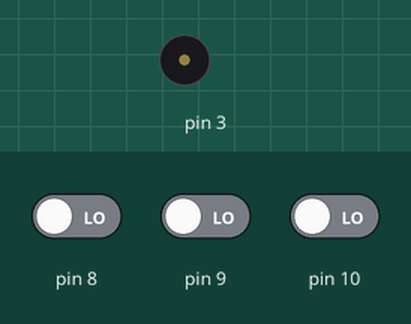
Recording of a sketch running on a simulated Arduino Uno, built with avr-gcc and run on an emulated ATmega328P. Parts: buzzer (waves = sounding). Inputs (shaded band) come from the test bench; at power-on: pin 8 LOW, pin 9 LOW, pin 10 LOW.

Above: at 1.2 s.
1.3 s: pin 8 driven HIGH
At 1.8 s:
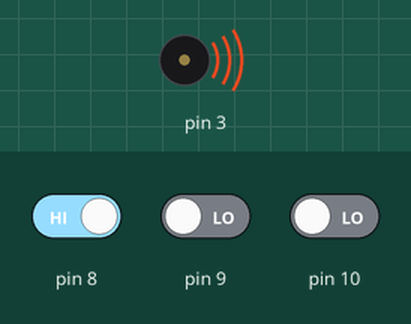
2.8 s: pin 8 driven LOW
At 4.0 s:
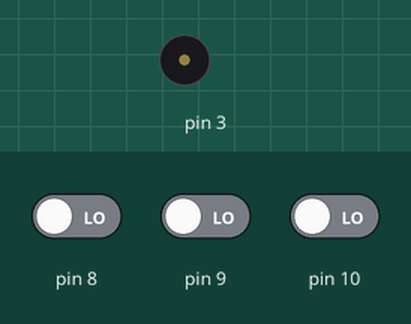
4.3 s: pin 9 driven HIGH
At 5.2 s:
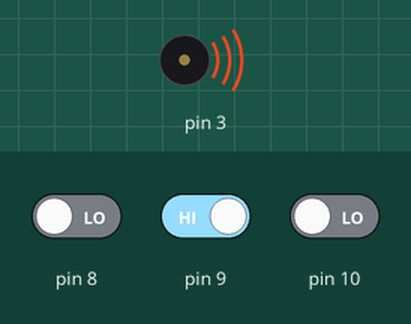
Timing chart, 0 to 7.3 s (numbered marks = the images above; inputs shaded):
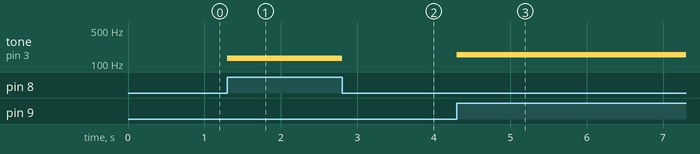

Measured:
- after the input at 1.3 s, tone on pin 3: silent → 130 Hz at once
- after the input at 2.8 s, tone on pin 3: 130 Hz → silent at once
- after the input at 4.3 s, tone on pin 3: silent → 155 Hz at once

The sketch:

9.Buzzer_Piano.ino
```cpp
void setup() {
  // put your setup code here, to run once:
  pinMode(3, OUTPUT);
  pinMode(8, INPUT);
  pinMode(9, INPUT);
  pinMode(10, INPUT);
}

void loop() {
  // put your main code here, to run repeatedly:
  if(digitalRead(8) == HIGH) {
    tone(3, 130.8);
  }
  else if(digitalRead(9) == HIGH) {
    tone(3, 155.6);
  }
  else if(digitalRead(10) == HIGH) {
    tone(3, 164.8);
  }
  else {
    noTone(3);
  }
}
```
